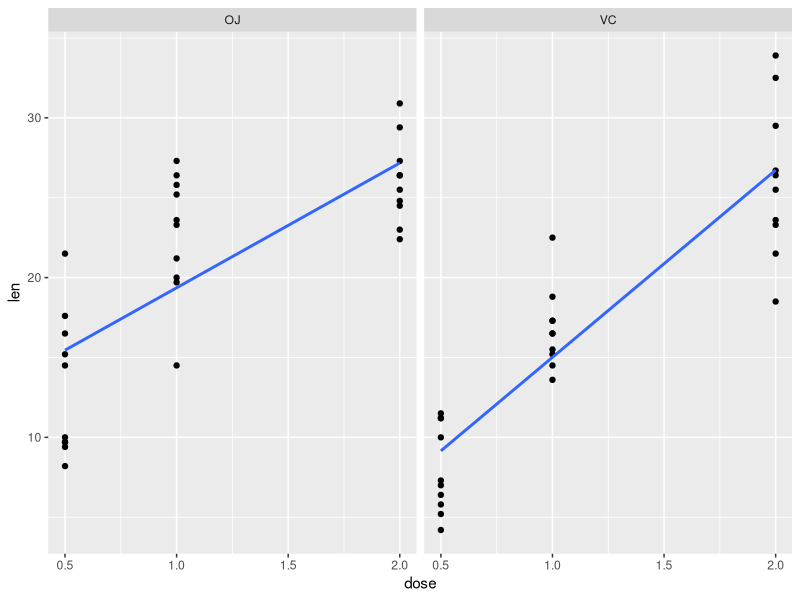
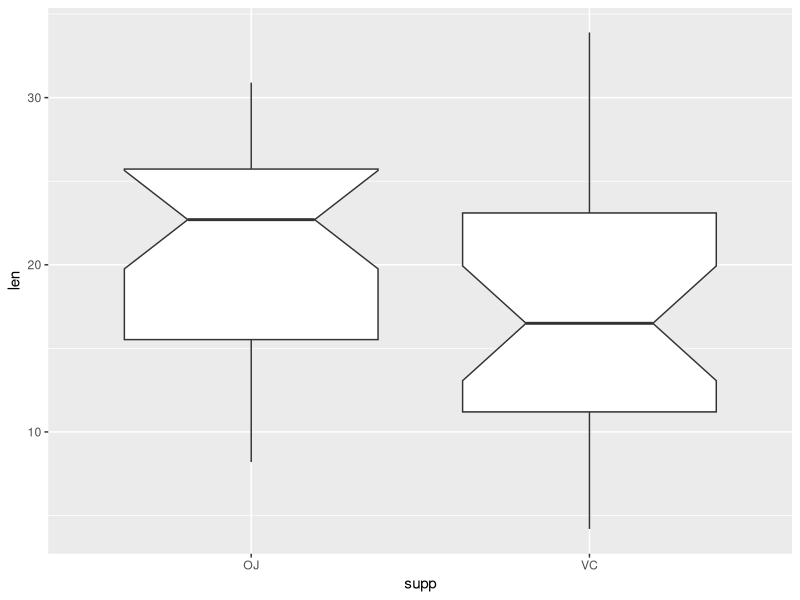

Generate these figures, in order, with R:
## ---- chunk 1
# load data
library(datasets)
data(ToothGrowth)

# exploratory plot
library(ggplot2)
reg_plot = ggplot(data = ToothGrowth, aes(x = dose, y = len))
reg_plot = reg_plot + geom_point()
reg_plot = reg_plot + stat_smooth(method = "lm", se = F)
reg_plot = reg_plot + facet_grid(.~supp)
print(reg_plot)
box_plot = ggplot(data = ToothGrowth, aes(x = supp, y = len))
box_plot = box_plot + geom_boxplot(notch = T)
print(box_plot)
